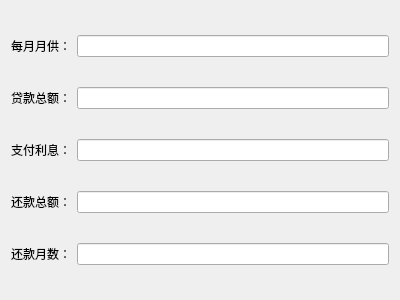
<?xml version="1.0" encoding="UTF-8"?>
<ui version="4.0">
 <class>Dialog</class>
 <widget class="QDialog" name="Dialog">
  <property name="geometry">
   <rect>
    <x>0</x>
    <y>0</y>
    <width>400</width>
    <height>300</height>
   </rect>
  </property>
  <property name="windowTitle">
   <string>Dialog</string>
  </property>
  <property name="windowIcon">
   <iconset resource="sources/resource.qrc">
    <normaloff>:/house icon.png</normaloff>:/house icon.png</iconset>
  </property>
  <layout class="QGridLayout" name="gridLayout">
   <item row="0" column="1">
    <widget class="QLineEdit" name="lineEdit_yuegong"/>
   </item>
   <item row="0" column="0">
    <widget class="QLabel" name="label_2">
     <property name="text">
      <string>每月月供：</string>
     </property>
    </widget>
   </item>
   <item row="4" column="0">
    <widget class="QLabel" name="label_5">
     <property name="text">
      <string>还款总额：</string>
     </property>
    </widget>
   </item>
   <item row="4" column="1">
    <widget class="QLineEdit" name="lineEdit_huanzonge_1"/>
   </item>
   <item row="3" column="0">
    <widget class="QLabel" name="label_4">
     <property name="text">
      <string>支付利息：</string>
     </property>
    </widget>
   </item>
   <item row="3" column="1">
    <widget class="QLineEdit" name="lineEdit_lixi_1"/>
   </item>
   <item row="1" column="0">
    <widget class="QLabel" name="label_3">
     <property name="text">
      <string>贷款总额：</string>
     </property>
    </widget>
   </item>
   <item row="5" column="0">
    <widget class="QLabel" name="label_6">
     <property name="text">
      <string>还款月数：</string>
     </property>
    </widget>
   </item>
   <item row="1" column="1">
    <widget class="QLineEdit" name="lineEdit_daizonge_1"/>
   </item>
   <item row="5" column="1">
    <widget class="QLineEdit" name="lineEdit_yueshu_1"/>
   </item>
  </layout>
 </widget>
 <resources>
  <include location="sources/resource.qrc"/>
 </resources>
 <connections/>
</ui>
